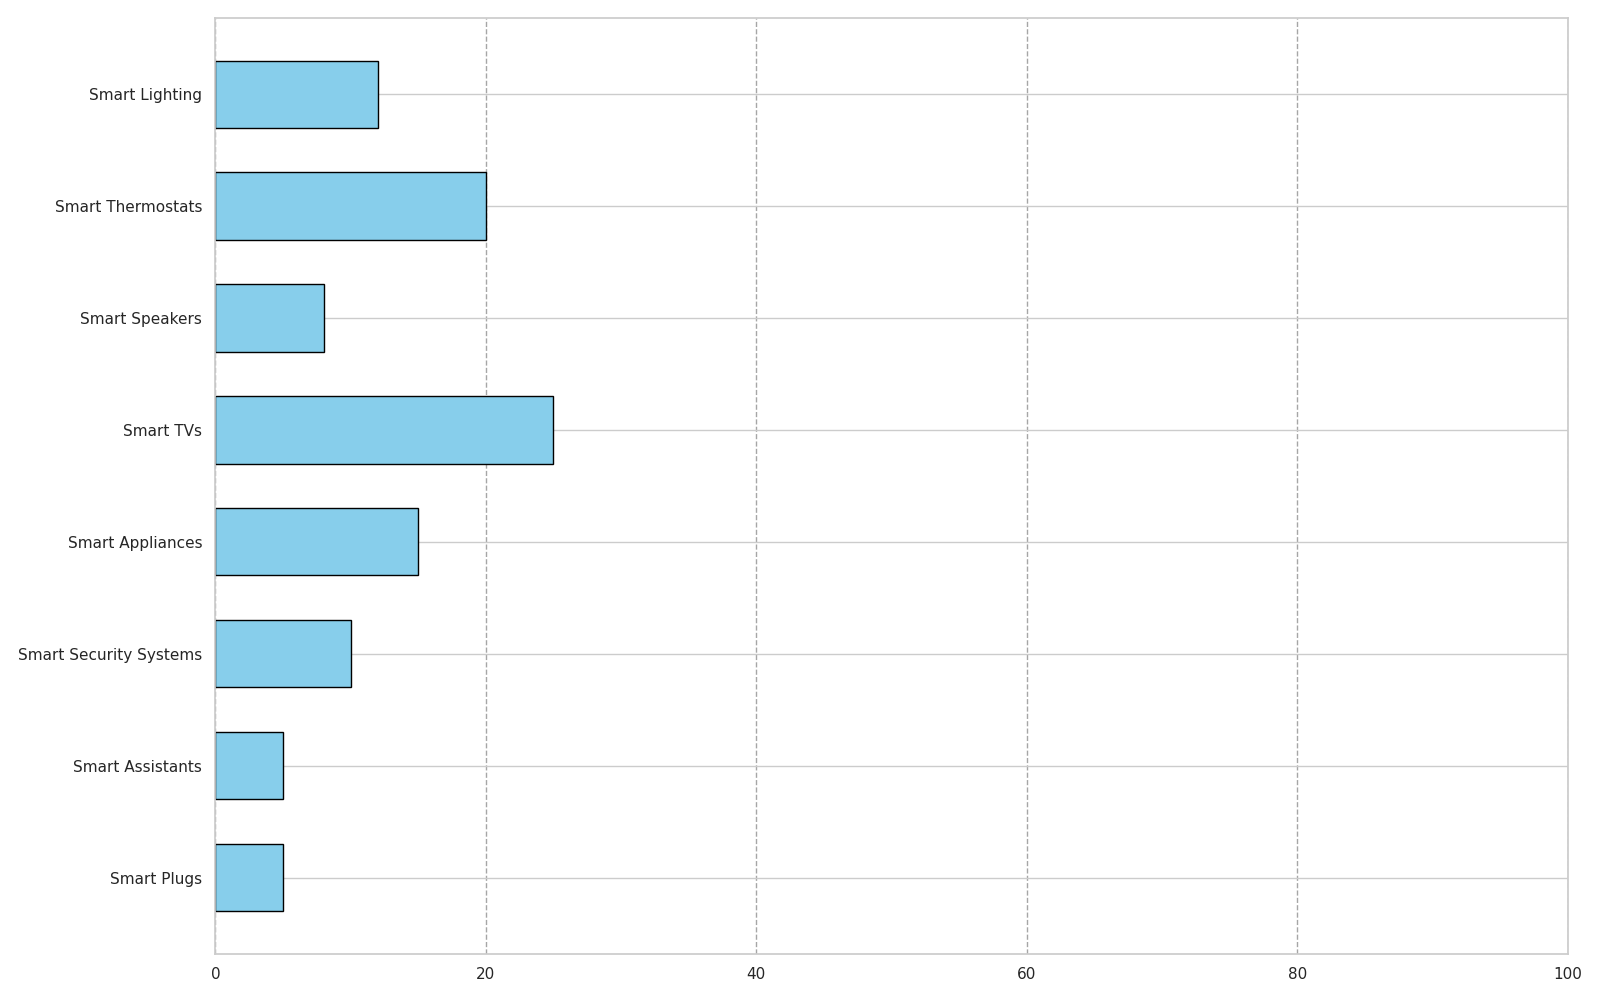

Write the Python code that produced this figure.
import matplotlib.pyplot as plt
import numpy as np

device_categories = [
    'Smart Lighting',
    'Smart Thermostats',
    'Smart Speakers',
    'Smart TVs',
    'Smart Appliances',
    'Smart Security Systems',
    'Smart Assistants',
    'Smart Plugs'
]

energy_consumption_percentages = [12, 20, 8, 25, 15, 10, 5, 5]

single_color = 'skyblue'

fig, ax = plt.subplots(figsize=(16, 10))
bars = ax.barh(device_categories, energy_consumption_percentages, color=single_color, edgecolor='black', height=0.6)

ax.set_xlim(0, 100)
ax.xaxis.grid(True, linestyle='--', alpha=0.7, color='gray')
ax.invert_yaxis()

plt.tight_layout()
plt.show()
